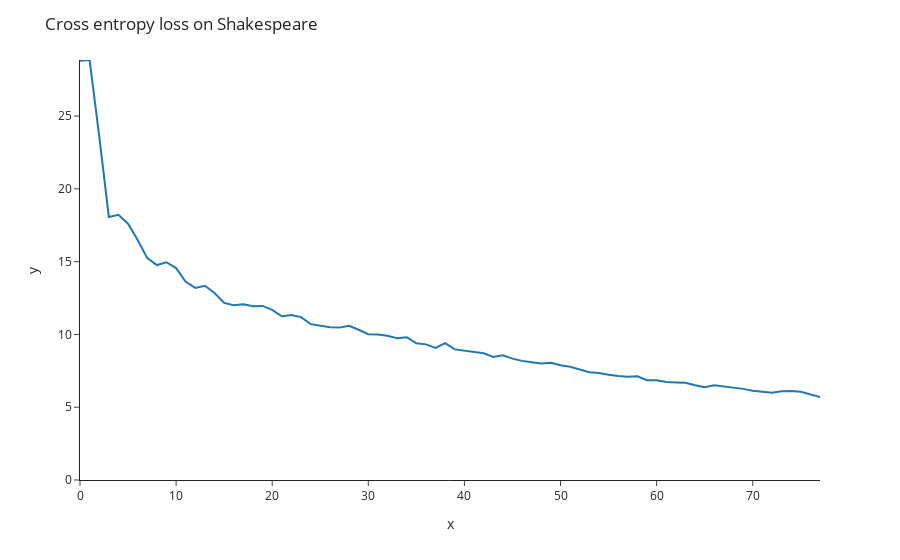

The cell this chart's notebook holds for it:
### Code cell
from typing import Callable


epochs = 1
loss_fn = nn.CrossEntropyLoss()
batch_size = 256

MODEL_FILENAME = "./w1d3_transformer_shakespeare.pt"
device = t.device("cuda:0" if t.cuda.is_available() else "cpu")

def train_transformer(trainloader: DataLoader, epochs: int, loss_fn: Callable) -> list:
    '''
    Defines a Transformer from our custom modules, and trains it on the reversed digit dataset.
    '''
    model = tm.DecoderOnlyTransformer(config).to(device).train()
    optimizer = t.optim.Adam(model.parameters())
    loss_list = []
    accuracy_list = []

    for epoch in range(epochs):

        progress_bar = tqdm_notebook(trainloader)
        for (x, y) in progress_bar:

            x = x.to(t.float32)
            x = x.to(device)
            y = y.to(device)

            logits = model(x)
            #print(logits.shape)
            logits = rearrange(logits, 'B S V -> (B S) V')
            #print(logits)
            #print(y.shape)
            y = rearrange(y, 'B S -> (B S)')


            loss = loss_fn(logits, y)
            loss.backward()
            optimizer.step()
            optimizer.zero_grad()

            loss_list.append(loss.item())

            #with t.inference_mode():
                #model.eval()
                #preds = model(t.tensor([[1,2,3,4,5,6]]).to(device))
                #preds = preds.argmax(dim=-1)

                #random_case = t.randint(0, 9, (6, )).unsqueeze(dim=0)
                #random_preds = model(random_case.to(device)).argmax(dim=-1)
                #random_corrects = random_case.flip(dims=[0])
                #accuracy = (random_preds == random_corrects).sum() / len(random_preds)
                #model.train()

            progress_bar.set_description(f"Epoch = {epoch}, Loss = {loss.item():.4f}")

    print(f"Saving model to: {MODEL_FILENAME}")
    t.save(model, MODEL_FILENAME)
    return loss_list, accuracy_list

loss_list, accuracy_list = train_transformer(trainloader, epochs, loss_fn)

fig = px.line(y=loss_list, template="simple_white")
fig.update_layout(title="Cross entropy loss on Shakespeare", yaxis_range=[0, max(loss_list)])
fig.show()

### Figure 1 — Plotly figure (JSON) as saved in the notebook; plotly's stock layout.template omitted (floating-point values rounded to 4 significant figures)
{"data": [{"hovertemplate": "x=%{x}<br>y=%{y}<extra></extra>", "legendgroup": "", "line": {"color": "#1F77B4", "dash": "solid"}, "marker": {"symbol": "circle"}, "mode": "lines", "name": "", "orientation": "v", "showlegend": false, "type": "scatter", "x": [0, 1, 2, 3, 4, 5, 6, 7, 8, 9, 10, 11, 12, 13, 14, 15, 16, 17, 18, 19, 20, 21, 22, 23, 24, 25, 26, 27, 28, 29, 30, 31, 32, 33, 34, 35, 36, 37, 38, 39, 40, 41, 42, 43, 44, 45, 46, 47, 48, 49, 50, 51, 52, 53, 54, 55, 56, 57, 58, 59, 60, 61, 62, 63, 64, 65, 66, 67, 68, 69, 70, 71, 72, 73, 74, 75, 76, 77], "xaxis": "x", "y": [28.8, 28.85, 23.63, 18.07, 18.22, 17.61, 16.48, 15.24, 14.77, 14.96, 14.56, 13.61, 13.2, 13.35, 12.85, 12.17, 12.0, 12.08, 11.94, 11.96, 11.68, 11.25, 11.33, 11.19, 10.71, 10.62, 10.49, 10.47, 10.59, 10.32, 10.01, 10.0, 9.908, 9.74, 9.812, 9.388, 9.317, 9.068, 9.407, 8.973, 8.883, 8.755, 8.709, 8.458, 8.565, 8.336, 8.184, 8.09, 8.01, 8.047, 7.881, 7.775, 7.594, 7.407, 7.356, 7.225, 7.149, 7.088, 7.127, 6.857, 6.848, 6.726, 6.699, 6.68, 6.514, 6.376, 6.502, 6.425, 6.328, 6.261, 6.126, 6.043, 5.991, 6.091, 6.122, 6.058, 5.862, 5.708], "yaxis": "y"}], "layout": {"legend": {"tracegroupgap": 0}, "margin": {"t": 60}, "title": {"text": "Cross entropy loss on Shakespeare"}, "xaxis": {"anchor": "y", "domain": [0, 1], "title": {"text": "x"}}, "yaxis": {"anchor": "x", "domain": [0, 1], "range": [0, 28.85], "title": {"text": "y"}}}}
